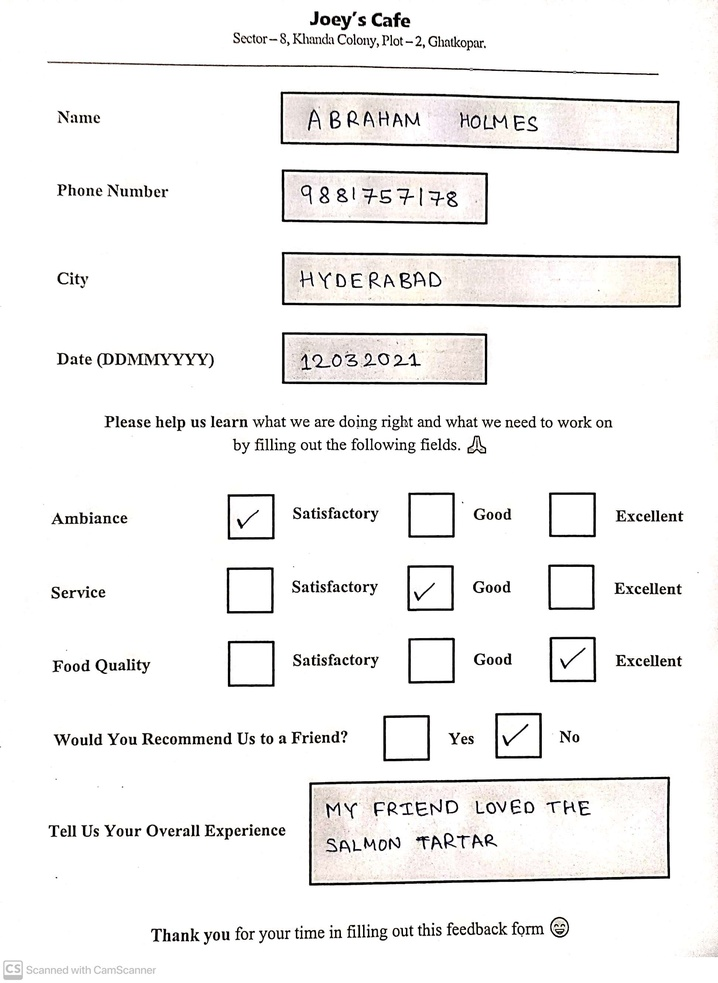
#> input picture Models/All Test/OCR Handwritten/Helper/1.jpg, 718 x 983 px, shrunk from 1944 x 2662 before the run
$ python -i multiple_choice.py   (imports and definitions only)
#> lines starting #> are read from the running program, lines starting #| are printed output that depends on the picture; after the words box and inside, x2 and y2 are one past the last pixel; in counts of white or black regions, pixels touching at a corner belong together
#> further down, picture is the input picture: shape (983, 718, 3); mean B, G, R 241.8, 242.3, 243.1
import cv2
import numpy as np
import pytesseract


def MultipleChoice(img):

    gray = cv2.cvtColor(img, cv2.COLOR_BGR2GRAY)
    thresh_inv = cv2.threshold(gray, 0, 255, cv2.THRESH_BINARY_INV + cv2.THRESH_OTSU)[1]
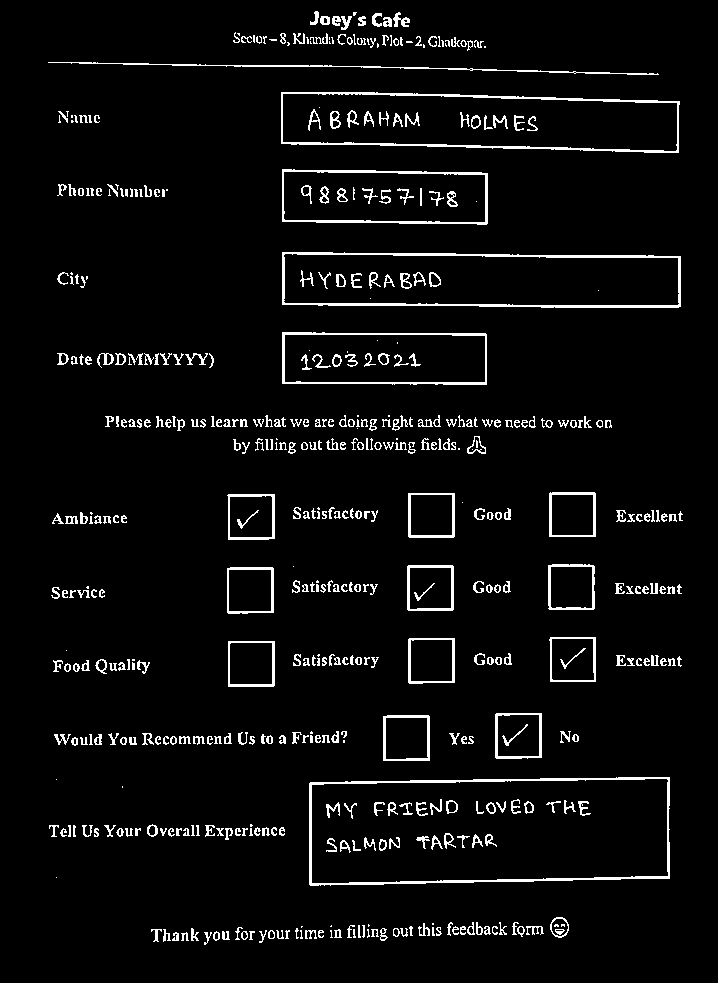
#> thresh_inv: shape (983, 718); 4.8% white in thin lines or dots, all inside (x1, y1, x2, y2) = (48, 11, 683, 945)

    # Blur the image
    blur = cv2.GaussianBlur(thresh_inv, (1, 1), 0)

    thresh = cv2.threshold(blur, 0, 255, cv2.THRESH_BINARY + cv2.THRESH_OTSU)[1]
    # find contours
    contours = cv2.findContours(thresh, cv2.RETR_EXTERNAL, cv2.CHAIN_APPROX_SIMPLE)[0]
#> contours = 428 contours, 251 with area under 20; largest, box (x1, y1, x2, y2) and area: (309, 777, 670, 886) 36652, (282, 252, 681, 308) 20625, (281, 92, 680, 153) 20468, (282, 169, 488, 225) 10557, (282, 332, 487, 385) 10288

    boxes, res = [], []
    MAX = 0

    for c in contours:
        x, y, w, h = cv2.boundingRect(c)
        if w * h > 1000:
            boxes.append([x, y, w, h])
            checkbox = 255 - img[y + 5 : y + h - 5, x + 5 : x + w - 5]
            MAX = max(MAX, np.sum(checkbox))
#> this loop made 428 passes
#> (x, y, w, h) on passes 1 to 12: (204, 932, 8, 13), (181, 932, 8, 9), (172, 932, 7, 9), (249, 931, 6, 9), (241, 931, 7, 9), (222, 931, 8, 9), (213, 931, 7, 10), (330, 930, 3, 8), (318, 930, 6, 8), (305, 930, 12, 9), (300, 930, 3, 9), (285, 930, 5, 9)
#> (c, x, y, w, h) on passes 37, 41, 42, 43: ([[301, 926], [301, 927], [302, 926]], 301, 926, 2, 2), ([[331, 925], [330, 926], [331, 926]], 330, 925, 2, 2), ([[368, 924], [368, 926], [369, 925]], 368, 924, 2, 3), ([[432, 923], [432, 924], [433, 924], [433, 923]], 432, 923, 2, 2)
#> after the loop, boxes = 17 items, first 6: [309, 777, 361, 109], [383, 715, 47, 46], [495, 713, 47, 46], [228, 641, 47, 46], [408, 638, 47, 46], [549, 637, 47, 45]

    _next = 1
    boxes = sorted(boxes)
#> boxes = 17 items, first 6: [48, 62, 611, 13], [227, 494, 48, 46], [227, 567, 47, 47], [228, 641, 47, 46], [281, 92, 399, 61], [282, 169, 206, 56]

    for box in boxes:

        try:
            x, y, w, h = box
            checkbox = 255 - img[y + 5 : y + h - 5, x + 5 : x + w - 5]

            if _next != len(boxes):
                key = img[y : y + h, x + w + 2 : boxes[_next][0] - 1]
            else:
                key = img[y : y + h, x + w + 2 :]

            if MAX == np.sum(checkbox):
                value_text = 1
            else:
                value_text = 0

            key_text = (
                pytesseract.image_to_string(
                    key,
                    lang="eng",
                    config="--psm 7 --oem 3",
                )
                .replace("|", "")
                .replace("\n", " ")
                .replace("\x0c", "")
                .replace("♀", "")
                .strip()
            )

            res.append([key_text, value_text])
        except:
            pass

        _next += 1
#> this loop made 1 pass
#> (x, y, w, h, value_text) on pass 1: (48, 62, 611, 13, 0)
#> after the loop, res = []

    return res

>>> import cv2
>>> picture = cv2.imread('1.jpg')
#> (the run stopped early here; a loop or call above may not have finished)
